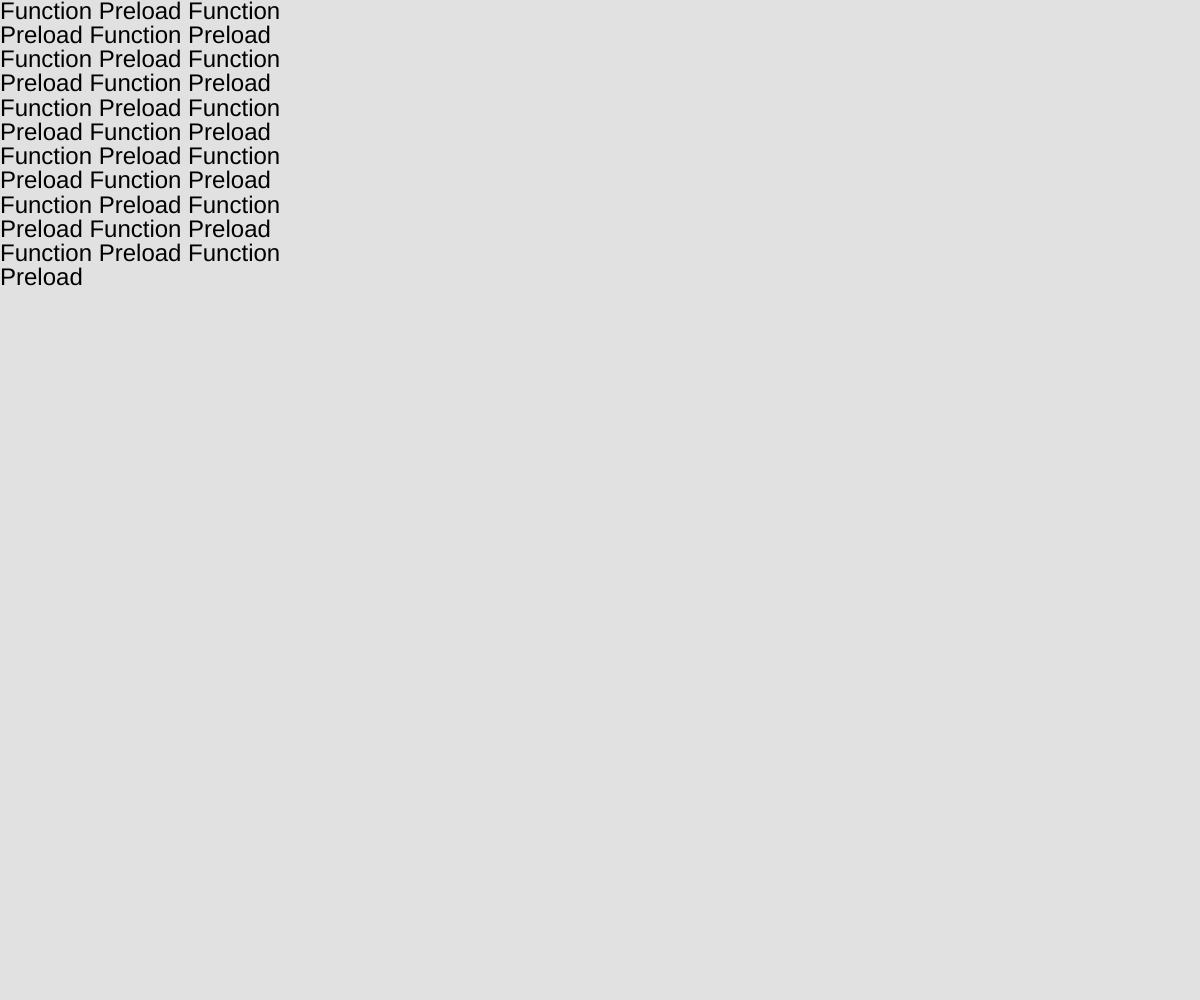
Frame 1 (no input)
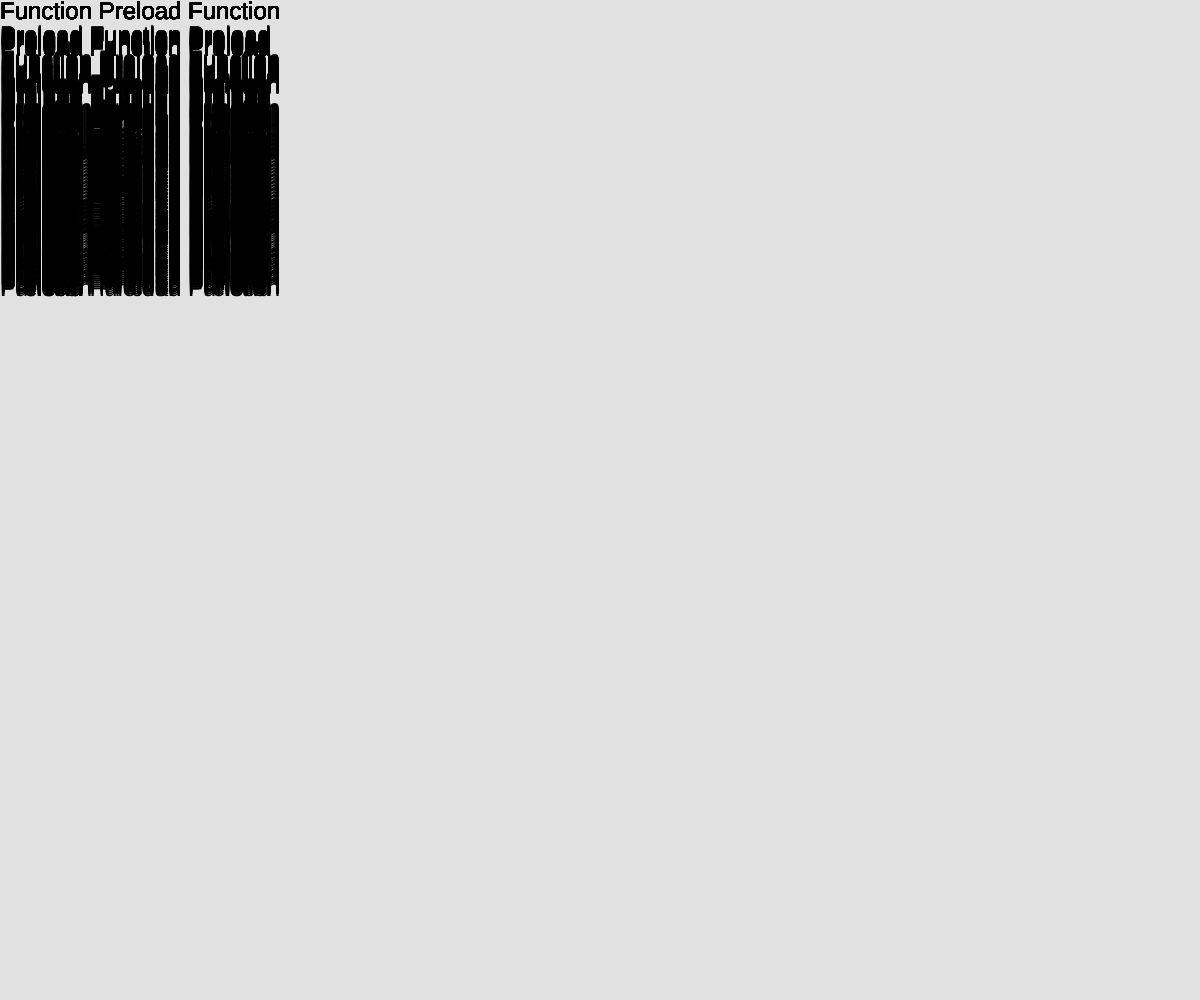
Frame 60 (no input)
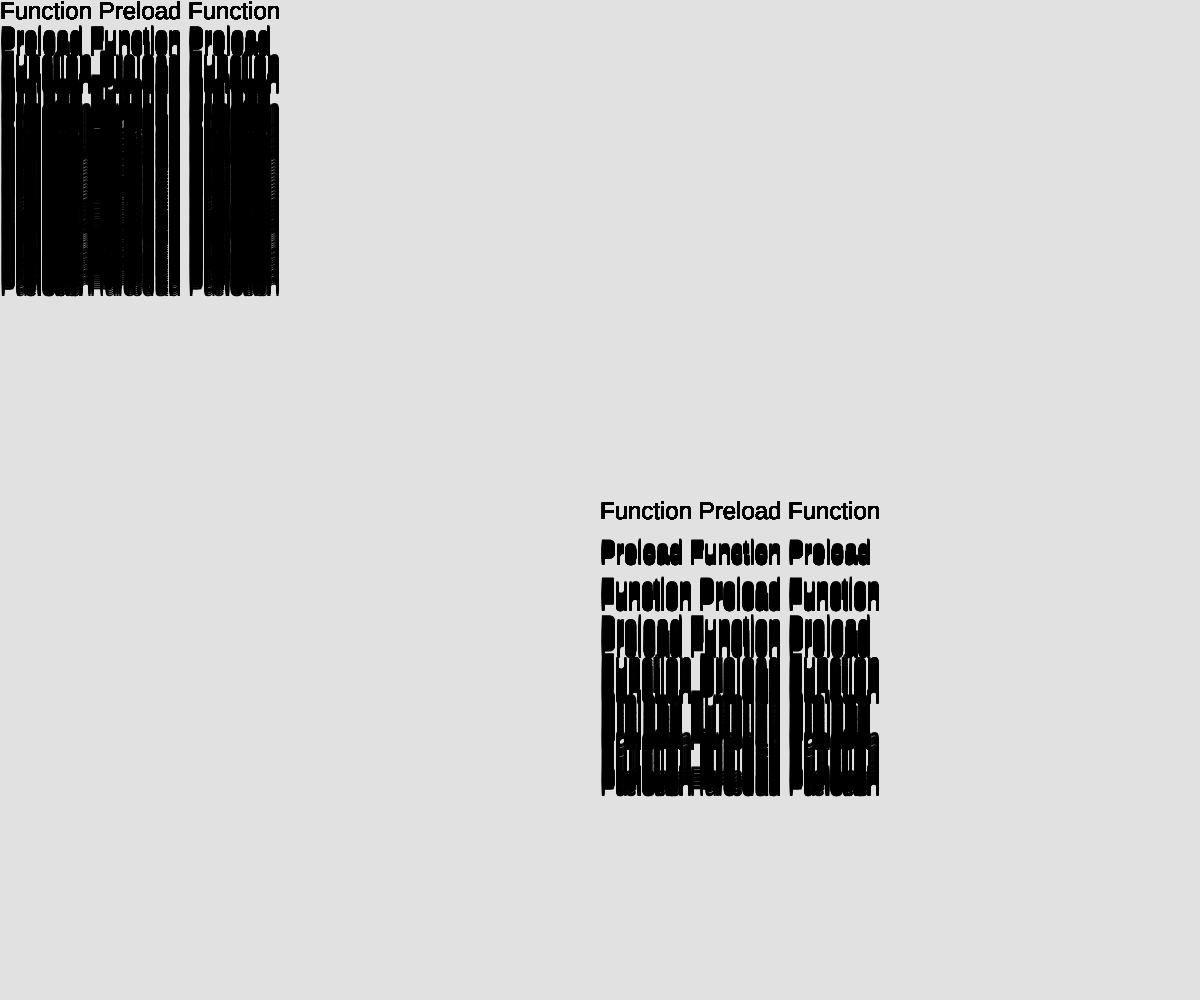
Frame 120 (the mouse pressed at the canvas centre since frame 60)

The p5.js sketch that drew these frames (run headless with seeded random() and noise() and a simulated clock; from frame 60 on, the mouse is pressed at the canvas centre):

// p5.js sketch
// ── sketch.js
var words = ["1", "2", "3", "4", "5", "6", "7", "8", "9", "10", "11"];

var current = "Function Preload Function Preload Function Preload Function Preload Function Preload Function Preload Function Preload Function Preload Function Preload Function Preload Function Preload Function Preload Function Preload Function Preload Function Preload Function Preload Function Preload ";
function setup() {
  createCanvas(windowWidth, windowHeight);
  background(225);

}

function draw() {
  textSize(24);
  textLeading(24 + sin(frameCount*0.01)*24);
  text(current, mouseX, mouseY, 300, 300);
}

function keyTyped() {
  current += key;
}

function windowResized() {
  createCanvas(windowWidth, windowHeight);
}
